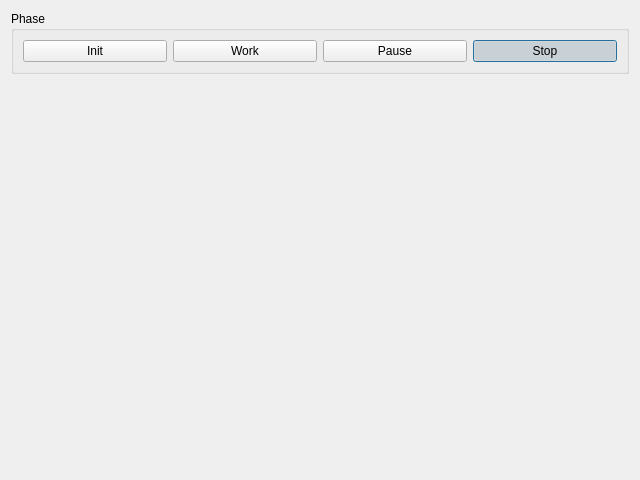
<?xml version="1.0" encoding="UTF-8"?>
<ui version="4.0">
 <class>DialogSim</class>
 <widget class="QDialog" name="DialogSim">
  <property name="geometry">
   <rect>
    <x>0</x>
    <y>0</y>
    <width>640</width>
    <height>480</height>
   </rect>
  </property>
  <property name="windowTitle">
   <string>Simulation</string>
  </property>
  <layout class="QGridLayout" name="gridLayout_2">
   <item row="0" column="0">
    <widget class="QGroupBox" name="groupBoxPhase">
     <property name="title">
      <string>Phase</string>
     </property>
     <layout class="QGridLayout" name="gridLayout">
      <item row="0" column="3">
       <widget class="QPushButton" name="pushButtonStop">
        <property name="text">
         <string>Stop</string>
        </property>
        <property name="checkable">
         <bool>true</bool>
        </property>
        <property name="checked">
         <bool>true</bool>
        </property>
        <attribute name="buttonGroup">
         <string notr="true">buttonGroupPhase</string>
        </attribute>
       </widget>
      </item>
      <item row="0" column="2">
       <widget class="QPushButton" name="pushButtonPause">
        <property name="text">
         <string>Pause</string>
        </property>
        <property name="checkable">
         <bool>true</bool>
        </property>
        <attribute name="buttonGroup">
         <string notr="true">buttonGroupPhase</string>
        </attribute>
       </widget>
      </item>
      <item row="0" column="0">
       <widget class="QPushButton" name="pushButtonInit">
        <property name="text">
         <string>Init</string>
        </property>
        <property name="checkable">
         <bool>true</bool>
        </property>
        <attribute name="buttonGroup">
         <string notr="true">buttonGroupPhase</string>
        </attribute>
       </widget>
      </item>
      <item row="0" column="1">
       <widget class="QPushButton" name="pushButtonWork">
        <property name="text">
         <string>Work</string>
        </property>
        <property name="checkable">
         <bool>true</bool>
        </property>
        <attribute name="buttonGroup">
         <string notr="true">buttonGroupPhase</string>
        </attribute>
       </widget>
      </item>
     </layout>
    </widget>
   </item>
   <item row="1" column="0">
    <spacer name="verticalSpacer">
     <property name="orientation">
      <enum>Qt::Vertical</enum>
     </property>
     <property name="sizeHint" stdset="0">
      <size>
       <width>20</width>
       <height>376</height>
      </size>
     </property>
    </spacer>
   </item>
  </layout>
 </widget>
 <resources/>
 <connections/>
 <buttongroups>
  <buttongroup name="buttonGroupPhase"/>
 </buttongroups>
</ui>
